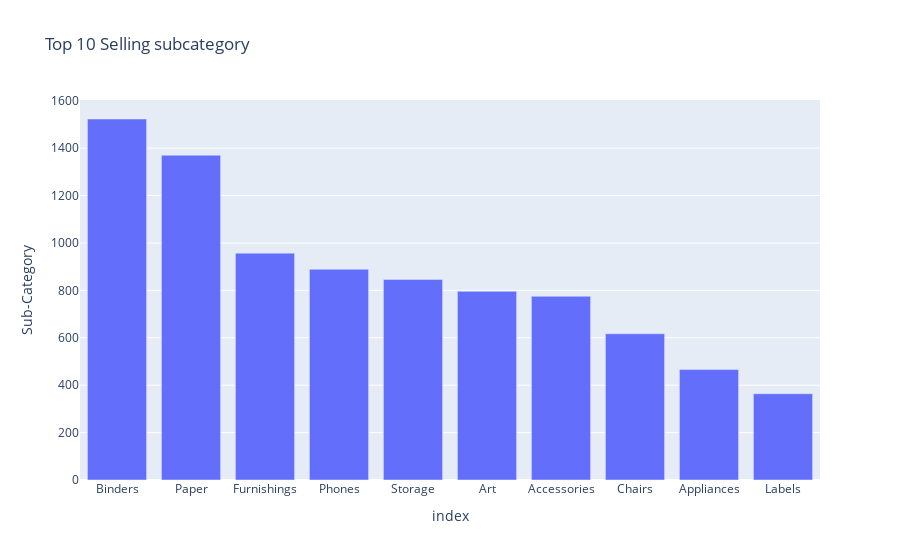

Notebook cell for this chart:
### Markdown cell above
#Visualization of Top 10 selled sub-category

### Code cell
sub_category_chart = data['Sub-Category'].value_counts().nlargest(10).to_frame()
px.bar(sub_category_chart, y = sub_category_chart['Sub-Category'], x = sub_category_chart.index, title = 'Top 10 Selling subcategory')

### Figure 1 — Plotly figure (JSON) as saved in the notebook; plotly's stock layout.template omitted (floating-point values rounded to 4 significant figures)
{"data": [{"alignmentgroup": "True", "hovertemplate": "index=%{x}<br>Sub-Category=%{y}<extra></extra>", "legendgroup": "", "marker": {"color": "#636efa"}, "name": "", "offsetgroup": "", "orientation": "v", "showlegend": false, "textposition": "auto", "type": "bar", "x": ["Binders", "Paper", "Furnishings", "Phones", "Storage", "Art", "Accessories", "Chairs", "Appliances", "Labels"], "xaxis": "x", "y": [1523, 1370, 957, 889, 846, 796, 775, 617, 466, 364], "yaxis": "y"}], "layout": {"barmode": "relative", "legend": {"tracegroupgap": 0}, "title": {"text": "Top 10 Selling subcategory"}, "xaxis": {"anchor": "y", "domain": [0, 1], "title": {"text": "index"}}, "yaxis": {"anchor": "x", "domain": [0, 1], "title": {"text": "Sub-Category"}}}}
